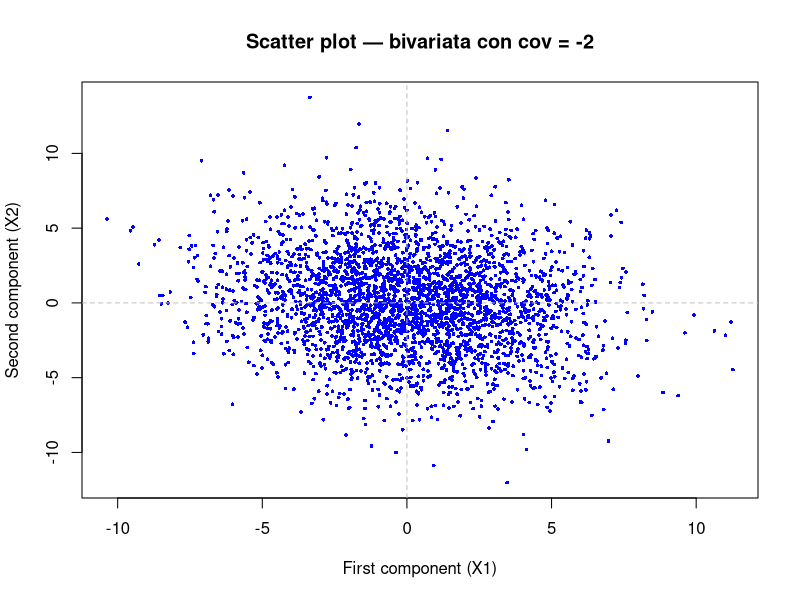
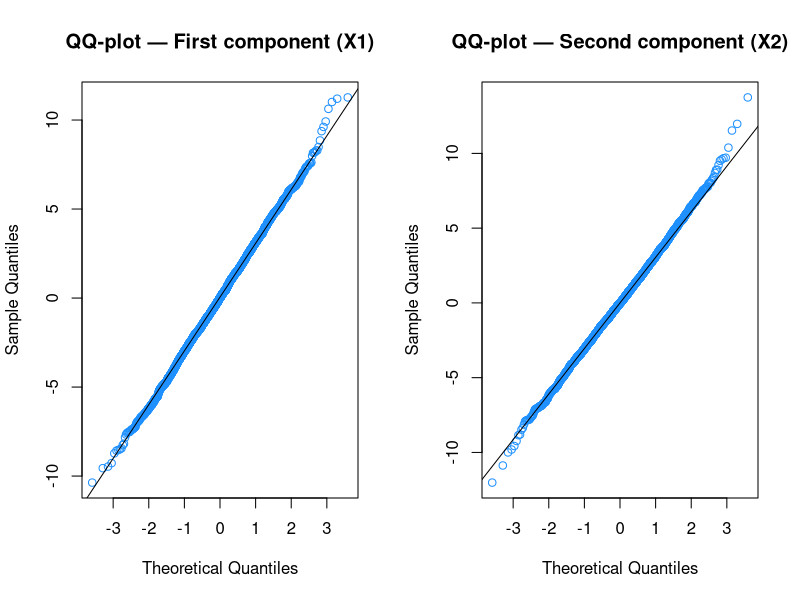
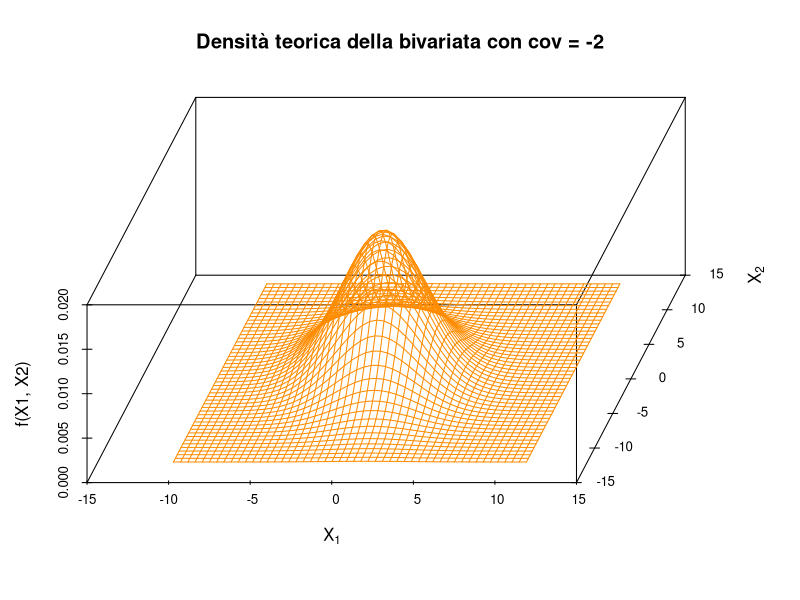
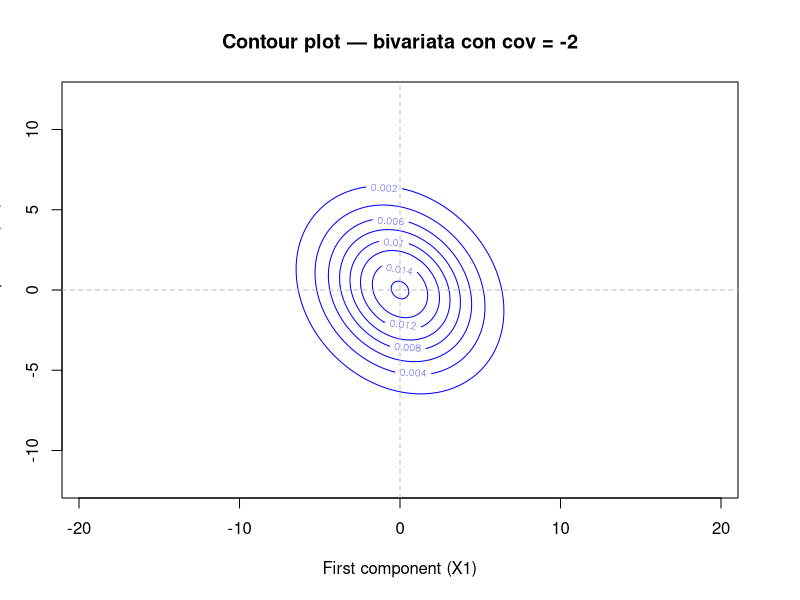

Reproduce these figures in R, in order.
## ---- chunk 1
knitr::opts_chunk$set(
  echo = TRUE,
  message = FALSE,
  warning = FALSE,
  fig.width = 6,
  fig.height = 4,
  fig.align = "center"
)
## ---- chunk 2
library(mvtnorm)
library(scatterplot3d)
## ---- chunk 3
set.seed(625)

mu <- c(0, 0)
sigma <- matrix(c(10, -2,
                  -2, 10), ncol = 2)

X <- rmvnorm(n = 3000, mean = mu, sigma = sigma)

dim(X)
head(X)
## ---- chunk 4
summary(X)

sd(X[, 1])
sd(X[, 2])
cov(X[, 1], X[, 2])
cor(X[, 1], X[, 2])
## ---- chunk 5
plot(X[, 1], X[, 2],
     col = "blue",
     pch = 16, cex = 0.5,
     main = "Scatter plot — bivariata con cov = -2",
     xlab = "First component (X1)",
     ylab = "Second component (X2)")
abline(h = 0, v = 0, lty = 2, col = "gray")
## ---- chunk 6
par(mfrow = c(1, 2))

qqnorm(X[, 1], col = "dodgerblue", main = "QQ-plot — First component (X1)")
qqline(X[, 1])

qqnorm(X[, 2], col = "dodgerblue", main = "QQ-plot — Second component (X2)")
qqline(X[, 2])

par(mfrow = c(1, 1))
## ---- chunk 7
z1 <- seq(min(X[, 1]), max(X[, 1]), length.out = 50)
z2 <- seq(min(X[, 2]), max(X[, 2]), length.out = 50)
grid <- expand.grid(z1, z2)

dens <- matrix(dmvnorm(grid, mean = mu, sigma = sigma),
               ncol = length(z1), byrow = TRUE)

plot3d <- scatterplot3d(z1, z2,
                        seq(min(dens), max(dens), length.out = length(z1)),
                        xlim = c(min(X[, 1]), max(X[, 1])),
                        ylim = c(min(X[, 2]), max(X[, 2])),
                        type = "n", angle = 70, grid = FALSE,
                        main = "Densità teorica della bivariata con cov = -2",
                        xlab = expression(X[1]),
                        ylab = expression(X[2]),
                        zlab = "f(X1, X2)")

for (i in length(z1):1) {
  plot3d$points3d(rep(z1[i], length(z2)), z2, dens[i, ],
                  type = "l", col = "darkorange")
}
for (i in length(z2):1) {
  plot3d$points3d(z1, rep(z2[i], length(z1)), dens[, i],
                  type = "l", col = "darkorange")
}
## ---- chunk 8
z1 <- seq(-12, 12, length.out = 300)
z2 <- seq(-12, 12, length.out = 300)
grid <- expand.grid(z1, z2)
dens <- matrix(dmvnorm(grid, mean = mu, sigma = sigma), ncol = length(z1))

contour(z1, z2, dens,
        col = "blue",
        main = "Contour plot — bivariata con cov = -2",
        xlab = "First component (X1)",
        ylab = "Second component (X2)",
        xlim = c(-12, 12), ylim = c(-12, 12),
        asp = 1)
abline(h = 0, v = 0, lty = 2, col = "gray")
## ---- chunk 9
eig <- eigen(sigma)

Eig.Val <- eig$values
Eig.Val

Eig.Vec <- eig$vectors
Eig.Vec
## ---- chunk 10
Eig.Vec %*% diag(Eig.Val) %*% t(Eig.Vec)
